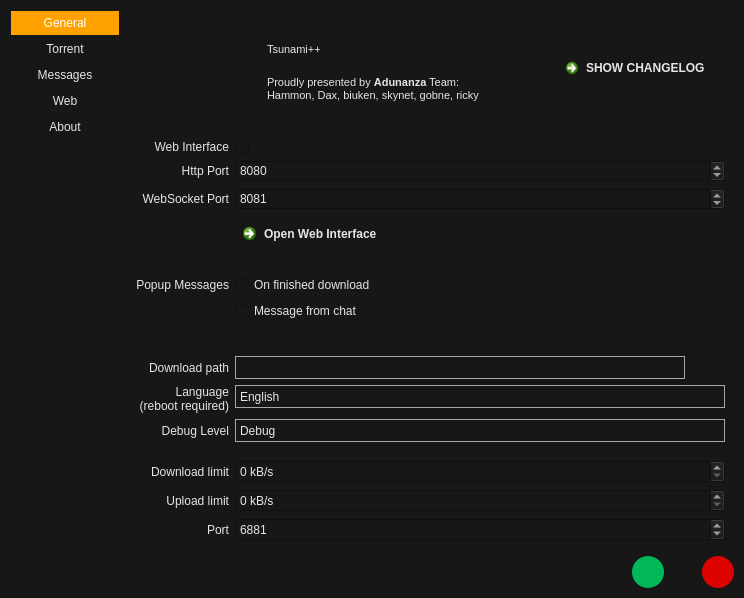
<?xml version="1.0" encoding="UTF-8"?>
<ui version="4.0">
 <class>settingswindow</class>
 <widget class="QWidget" name="settingswindow">
  <property name="geometry">
   <rect>
    <x>0</x>
    <y>0</y>
    <width>744</width>
    <height>598</height>
   </rect>
  </property>
  <property name="minimumSize">
   <size>
    <width>0</width>
    <height>0</height>
   </size>
  </property>
  <property name="windowTitle">
   <string>Form</string>
  </property>
  <property name="styleSheet">
   <string notr="true">* {
	background-color: rgb(23, 23, 23);
	color: rgb(230, 230, 230);
}

#btnSave {
	background:#00B759;
	border: none;
	border-radius: 16px;
}

#btnCancel {
	background:#DC0300;
	border: none;
	border-radius: 16px;
}

QComboBox::drop-down {
	border: none;
}

QComboBox::down-arrow {
	image: url(:/images/arrow.jpg);
}

QComboBox QAbstractItemView {
	border: 2px solid darkgray;
	selection-background-color: lightgray;
}

QListView {
    show-decoration-selected: 1;
}

QListView::item {
	padding:5px;
    text-align:center;
	border: 1px solid rgb(23, 23, 23);
}

QListView::item:selected {
    border: 1px solid rgb(23, 23, 23);
    background: #FFA200;
}

QListView::item:selected:!active {
    border: 1px solid rgb(23, 23, 23);
    background: #FFA200;
}

QListView::item:selected:active {
    border: 1px solid rgb(23, 23, 23);
    background: #FFA200;
}

QListView::item:hover {
    background: #D78900
}</string>
  </property>
  <layout class="QVBoxLayout" name="verticalLayout">
   <property name="leftMargin">
    <number>10</number>
   </property>
   <property name="topMargin">
    <number>10</number>
   </property>
   <property name="rightMargin">
    <number>10</number>
   </property>
   <property name="bottomMargin">
    <number>10</number>
   </property>
   <item>
    <layout class="QVBoxLayout" name="content">
     <item>
      <layout class="QHBoxLayout" name="horizontalLayout_4">
       <property name="spacing">
        <number>0</number>
       </property>
       <item>
        <widget class="QListWidget" name="settingsMenu">
         <property name="maximumSize">
          <size>
           <width>115</width>
           <height>16777215</height>
          </size>
         </property>
         <property name="frameShape">
          <enum>QFrame::NoFrame</enum>
         </property>
         <property name="frameShadow">
          <enum>QFrame::Plain</enum>
         </property>
         <property name="lineWidth">
          <number>0</number>
         </property>
         <property name="verticalScrollBarPolicy">
          <enum>Qt::ScrollBarAlwaysOff</enum>
         </property>
         <property name="horizontalScrollBarPolicy">
          <enum>Qt::ScrollBarAlwaysOff</enum>
         </property>
         <property name="editTriggers">
          <set>QAbstractItemView::NoEditTriggers</set>
         </property>
         <property name="currentRow">
          <number>0</number>
         </property>
         <item>
          <property name="text">
           <string>General</string>
          </property>
          <property name="textAlignment">
           <set>AlignCenter</set>
          </property>
          <property name="flags">
           <set>ItemIsSelectable|ItemIsEnabled</set>
          </property>
         </item>
         <item>
          <property name="text">
           <string>Torrent</string>
          </property>
          <property name="textAlignment">
           <set>AlignCenter</set>
          </property>
          <property name="flags">
           <set>ItemIsSelectable|ItemIsEnabled</set>
          </property>
         </item>
         <item>
          <property name="text">
           <string>Messages</string>
          </property>
          <property name="textAlignment">
           <set>AlignCenter</set>
          </property>
          <property name="flags">
           <set>ItemIsSelectable|ItemIsEnabled</set>
          </property>
         </item>
         <item>
          <property name="text">
           <string>Web</string>
          </property>
          <property name="textAlignment">
           <set>AlignCenter</set>
          </property>
          <property name="flags">
           <set>ItemIsSelectable|ItemIsEnabled</set>
          </property>
         </item>
         <item>
          <property name="text">
           <string>About</string>
          </property>
          <property name="textAlignment">
           <set>AlignCenter</set>
          </property>
          <property name="flags">
           <set>ItemIsSelectable|ItemIsEnabled</set>
          </property>
         </item>
        </widget>
       </item>
       <item>
        <layout class="QVBoxLayout" name="verticalLayout_2">
         <property name="spacing">
          <number>0</number>
         </property>
         <item>
          <widget class="QFrame" name="frameAbout">
           <property name="maximumSize">
            <size>
             <width>16777215</width>
             <height>120</height>
            </size>
           </property>
           <property name="frameShape">
            <enum>QFrame::NoFrame</enum>
           </property>
           <property name="frameShadow">
            <enum>QFrame::Plain</enum>
           </property>
           <property name="lineWidth">
            <number>0</number>
           </property>
           <layout class="QHBoxLayout" name="horizontalLayout_5">
            <item>
             <spacer name="horizontalSpacer_3">
              <property name="orientation">
               <enum>Qt::Horizontal</enum>
              </property>
              <property name="sizeType">
               <enum>QSizePolicy::Fixed</enum>
              </property>
              <property name="sizeHint" stdset="0">
               <size>
                <width>64</width>
                <height>20</height>
               </size>
              </property>
             </spacer>
            </item>
            <item>
             <widget class="QFrame" name="frameLogo">
              <property name="minimumSize">
               <size>
                <width>64</width>
                <height>64</height>
               </size>
              </property>
              <property name="maximumSize">
               <size>
                <width>64</width>
                <height>64</height>
               </size>
              </property>
              <property name="styleSheet">
               <string notr="true">border-image: url(:/images/logo_tsunami_big.ico) 0 0 0 0 stretch stretch;</string>
              </property>
              <property name="frameShape">
               <enum>QFrame::NoFrame</enum>
              </property>
              <property name="frameShadow">
               <enum>QFrame::Plain</enum>
              </property>
             </widget>
            </item>
            <item>
             <widget class="QTextEdit" name="textEdit">
              <property name="frameShape">
               <enum>QFrame::NoFrame</enum>
              </property>
              <property name="frameShadow">
               <enum>QFrame::Plain</enum>
              </property>
              <property name="lineWidth">
               <number>0</number>
              </property>
              <property name="verticalScrollBarPolicy">
               <enum>Qt::ScrollBarAlwaysOff</enum>
              </property>
              <property name="horizontalScrollBarPolicy">
               <enum>Qt::ScrollBarAlwaysOff</enum>
              </property>
              <property name="html">
               <string>&lt;!DOCTYPE HTML PUBLIC &quot;-//W3C//DTD HTML 4.0//EN&quot; &quot;http://www.w3.org/TR/REC-html40/strict.dtd&quot;&gt;
&lt;html&gt;&lt;head&gt;&lt;meta name=&quot;qrichtext&quot; content=&quot;1&quot; /&gt;&lt;style type=&quot;text/css&quot;&gt;
p, li { white-space: pre-wrap; }
&lt;/style&gt;&lt;/head&gt;&lt;body style=&quot; font-family:'.SF NS Text'; font-size:13pt; font-weight:400; font-style:normal;&quot;&gt;
&lt;p style=&quot; margin-top:0px; margin-bottom:0px; margin-left:0px; margin-right:0px; -qt-block-indent:0; text-indent:0px;&quot;&gt;&lt;span style=&quot; font-family:'MS Shell Dlg 2'; font-size:8.25pt;&quot;&gt;&lt;br /&gt;Tsunami++&lt;br /&gt;&lt;br /&gt;Proudly presented by &lt;/span&gt;&lt;span style=&quot; font-family:'MS Shell Dlg 2'; font-size:8.25pt; font-weight:600;&quot;&gt;Adunanza&lt;/span&gt;&lt;span style=&quot; font-family:'MS Shell Dlg 2'; font-size:8.25pt;&quot;&gt; Team:&lt;br /&gt;Hammon, Dax, biuken, skynet, gobne, ricky&lt;/span&gt;&lt;/p&gt;&lt;/body&gt;&lt;/html&gt;</string>
              </property>
              <property name="textInteractionFlags">
               <set>Qt::NoTextInteraction</set>
              </property>
             </widget>
            </item>
            <item>
             <spacer name="horizontalSpacer_4">
              <property name="orientation">
               <enum>Qt::Horizontal</enum>
              </property>
              <property name="sizeHint" stdset="0">
               <size>
                <width>0</width>
                <height>0</height>
               </size>
              </property>
             </spacer>
            </item>
            <item>
             <widget class="QCommandLinkButton" name="commandLinkButton">
              <property name="maximumSize">
               <size>
                <width>16777215</width>
                <height>37</height>
               </size>
              </property>
              <property name="text">
               <string>SHOW CHANGELOG</string>
              </property>
              <property name="iconSize">
               <size>
                <width>15</width>
                <height>15</height>
               </size>
              </property>
             </widget>
            </item>
           </layout>
          </widget>
         </item>
         <item>
          <widget class="QFrame" name="frameWeb">
           <property name="frameShape">
            <enum>QFrame::NoFrame</enum>
           </property>
           <property name="frameShadow">
            <enum>QFrame::Plain</enum>
           </property>
           <property name="lineWidth">
            <number>0</number>
           </property>
           <layout class="QFormLayout" name="formLayout_5">
            <item row="0" column="0">
             <widget class="QLabel" name="lblActivateWeb">
              <property name="minimumSize">
               <size>
                <width>100</width>
                <height>0</height>
               </size>
              </property>
              <property name="text">
               <string>Web Interface</string>
              </property>
              <property name="alignment">
               <set>Qt::AlignRight|Qt::AlignTrailing|Qt::AlignVCenter</set>
              </property>
             </widget>
            </item>
            <item row="0" column="1">
             <widget class="QCheckBox" name="chkActivateWeb">
              <property name="text">
               <string/>
              </property>
             </widget>
            </item>
            <item row="1" column="1">
             <widget class="QSpinBox" name="numWebPort">
              <property name="maximum">
               <number>65535</number>
              </property>
              <property name="value">
               <number>8080</number>
              </property>
             </widget>
            </item>
            <item row="1" column="0">
             <widget class="QLabel" name="lblWebPort">
              <property name="minimumSize">
               <size>
                <width>100</width>
                <height>0</height>
               </size>
              </property>
              <property name="text">
               <string>Http Port</string>
              </property>
              <property name="alignment">
               <set>Qt::AlignRight|Qt::AlignTrailing|Qt::AlignVCenter</set>
              </property>
             </widget>
            </item>
            <item row="2" column="1">
             <widget class="QSpinBox" name="numWebSocketPort">
              <property name="maximum">
               <number>65535</number>
              </property>
              <property name="value">
               <number>8081</number>
              </property>
             </widget>
            </item>
            <item row="2" column="0">
             <widget class="QLabel" name="lblWebSocketPort">
              <property name="minimumSize">
               <size>
                <width>100</width>
                <height>0</height>
               </size>
              </property>
              <property name="text">
               <string>WebSocket Port</string>
              </property>
              <property name="alignment">
               <set>Qt::AlignRight|Qt::AlignTrailing|Qt::AlignVCenter</set>
              </property>
             </widget>
            </item>
            <item row="3" column="1">
             <widget class="QCommandLinkButton" name="btnOpenWeb">
              <property name="text">
               <string>Open Web Interface</string>
              </property>
             </widget>
            </item>
           </layout>
          </widget>
         </item>
         <item>
          <widget class="QFrame" name="frameMessages">
           <property name="frameShape">
            <enum>QFrame::NoFrame</enum>
           </property>
           <property name="frameShadow">
            <enum>QFrame::Plain</enum>
           </property>
           <property name="lineWidth">
            <number>0</number>
           </property>
           <layout class="QFormLayout" name="formLayout_4">
            <item row="0" column="0">
             <widget class="QLabel" name="lblMessages">
              <property name="minimumSize">
               <size>
                <width>100</width>
                <height>0</height>
               </size>
              </property>
              <property name="text">
               <string>Popup Messages</string>
              </property>
              <property name="alignment">
               <set>Qt::AlignRight|Qt::AlignTrailing|Qt::AlignVCenter</set>
              </property>
             </widget>
            </item>
            <item row="0" column="1">
             <widget class="QCheckBox" name="chkMsgDownFinish">
              <property name="text">
               <string>On finished download</string>
              </property>
             </widget>
            </item>
            <item row="1" column="1">
             <widget class="QCheckBox" name="chkMsgNewChat">
              <property name="text">
               <string>Message from chat</string>
              </property>
             </widget>
            </item>
           </layout>
          </widget>
         </item>
         <item>
          <widget class="QFrame" name="frameGeneral">
           <property name="frameShape">
            <enum>QFrame::NoFrame</enum>
           </property>
           <property name="frameShadow">
            <enum>QFrame::Plain</enum>
           </property>
           <property name="lineWidth">
            <number>0</number>
           </property>
           <layout class="QFormLayout" name="formLayout">
            <item row="0" column="1">
             <layout class="QHBoxLayout" name="horizontalLayout_2">
              <property name="spacing">
               <number>0</number>
              </property>
              <item>
               <widget class="QLineEdit" name="txtDownloadPath">
                <property name="enabled">
                 <bool>false</bool>
                </property>
                <property name="minimumSize">
                 <size>
                  <width>450</width>
                  <height>23</height>
                 </size>
                </property>
                <property name="cursor">
                 <cursorShape>ArrowCursor</cursorShape>
                </property>
                <property name="toolTip">
                 <string/>
                </property>
                <property name="styleSheet">
                 <string notr="true">border-color: rgb(168, 168, 168);
border-width:1px;
border-style: solid;</string>
                </property>
                <property name="text">
                 <string/>
                </property>
               </widget>
              </item>
              <item>
               <widget class="QPushButton" name="btnFolder">
                <property name="cursor">
                 <cursorShape>PointingHandCursor</cursorShape>
                </property>
                <property name="toolTip">
                 <string>Click to select download path for torrents</string>
                </property>
                <property name="styleSheet">
                 <string notr="true">color: rgb(0, 0, 0);</string>
                </property>
                <property name="text">
                 <string/>
                </property>
                <property name="icon">
                 <iconset>
                  <normalon>:/images/if_folder_416376.png</normalon>
                 </iconset>
                </property>
                <property name="flat">
                 <bool>true</bool>
                </property>
               </widget>
              </item>
             </layout>
            </item>
            <item row="1" column="0">
             <widget class="QLabel" name="lblLanguage">
              <property name="minimumSize">
               <size>
                <width>100</width>
                <height>0</height>
               </size>
              </property>
              <property name="text">
               <string>Language
(reboot required)</string>
              </property>
              <property name="alignment">
               <set>Qt::AlignRight|Qt::AlignTrailing|Qt::AlignVCenter</set>
              </property>
             </widget>
            </item>
            <item row="1" column="1">
             <widget class="QComboBox" name="cmbLanguage">
              <property name="minimumSize">
               <size>
                <width>150</width>
                <height>23</height>
               </size>
              </property>
              <property name="styleSheet">
               <string>border-color: rgb(168, 168, 168);
border-width:1px;
border-style: solid;</string>
              </property>
              <item>
               <property name="text">
                <string>English</string>
               </property>
              </item>
              <item>
               <property name="text">
                <string>Italian</string>
               </property>
              </item>
             </widget>
            </item>
            <item row="2" column="0">
             <widget class="QLabel" name="lblDebugLevel">
              <property name="minimumSize">
               <size>
                <width>100</width>
                <height>0</height>
               </size>
              </property>
              <property name="text">
               <string>Debug Level</string>
              </property>
              <property name="alignment">
               <set>Qt::AlignRight|Qt::AlignTrailing|Qt::AlignVCenter</set>
              </property>
             </widget>
            </item>
            <item row="2" column="1">
             <widget class="QComboBox" name="cmbDebugLevel">
              <property name="minimumSize">
               <size>
                <width>150</width>
                <height>23</height>
               </size>
              </property>
              <property name="styleSheet">
               <string notr="true">border-color: rgb(168, 168, 168);
border-width:1px;
border-style: solid;</string>
              </property>
              <item>
               <property name="text">
                <string>Debug</string>
               </property>
              </item>
              <item>
               <property name="text">
                <string>Info</string>
               </property>
              </item>
              <item>
               <property name="text">
                <string>Warning</string>
               </property>
              </item>
              <item>
               <property name="text">
                <string>Critical</string>
               </property>
              </item>
              <item>
               <property name="text">
                <string>Fatal</string>
               </property>
              </item>
             </widget>
            </item>
            <item row="0" column="0">
             <widget class="QLabel" name="lblDownloadPath">
              <property name="minimumSize">
               <size>
                <width>100</width>
                <height>0</height>
               </size>
              </property>
              <property name="text">
               <string>Download path</string>
              </property>
              <property name="alignment">
               <set>Qt::AlignRight|Qt::AlignTrailing|Qt::AlignVCenter</set>
              </property>
              <property name="margin">
               <number>0</number>
              </property>
             </widget>
            </item>
           </layout>
          </widget>
         </item>
         <item>
          <widget class="QFrame" name="frameTorrent">
           <property name="frameShape">
            <enum>QFrame::NoFrame</enum>
           </property>
           <property name="frameShadow">
            <enum>QFrame::Plain</enum>
           </property>
           <property name="lineWidth">
            <number>0</number>
           </property>
           <layout class="QFormLayout" name="formLayout_2">
            <item row="0" column="0">
             <widget class="QLabel" name="lblDownLimit">
              <property name="minimumSize">
               <size>
                <width>100</width>
                <height>0</height>
               </size>
              </property>
              <property name="text">
               <string>Download limit</string>
              </property>
              <property name="alignment">
               <set>Qt::AlignRight|Qt::AlignTrailing|Qt::AlignVCenter</set>
              </property>
             </widget>
            </item>
            <item row="0" column="1">
             <widget class="QSpinBox" name="numLimitDown">
              <property name="minimumSize">
               <size>
                <width>120</width>
                <height>23</height>
               </size>
              </property>
              <property name="showGroupSeparator" stdset="0">
               <bool>true</bool>
              </property>
              <property name="suffix">
               <string> kB/s</string>
              </property>
              <property name="maximum">
               <number>100000</number>
              </property>
             </widget>
            </item>
            <item row="1" column="1">
             <widget class="QSpinBox" name="numLimitUp">
              <property name="minimumSize">
               <size>
                <width>120</width>
                <height>23</height>
               </size>
              </property>
              <property name="showGroupSeparator" stdset="0">
               <bool>true</bool>
              </property>
              <property name="suffix">
               <string> kB/s</string>
              </property>
              <property name="maximum">
               <number>100000</number>
              </property>
             </widget>
            </item>
            <item row="1" column="0">
             <widget class="QLabel" name="lblUpLimit">
              <property name="minimumSize">
               <size>
                <width>100</width>
                <height>0</height>
               </size>
              </property>
              <property name="text">
               <string>Upload limit</string>
              </property>
              <property name="alignment">
               <set>Qt::AlignRight|Qt::AlignTrailing|Qt::AlignVCenter</set>
              </property>
             </widget>
            </item>
            <item row="2" column="1">
             <widget class="QSpinBox" name="numPort">
              <property name="minimumSize">
               <size>
                <width>120</width>
                <height>23</height>
               </size>
              </property>
              <property name="minimum">
               <number>1024</number>
              </property>
              <property name="maximum">
               <number>49151</number>
              </property>
              <property name="value">
               <number>6881</number>
              </property>
             </widget>
            </item>
            <item row="2" column="0">
             <widget class="QLabel" name="lblPort">
              <property name="minimumSize">
               <size>
                <width>100</width>
                <height>0</height>
               </size>
              </property>
              <property name="text">
               <string>Port</string>
              </property>
              <property name="alignment">
               <set>Qt::AlignRight|Qt::AlignTrailing|Qt::AlignVCenter</set>
              </property>
             </widget>
            </item>
           </layout>
          </widget>
         </item>
        </layout>
       </item>
      </layout>
     </item>
     <item>
      <layout class="QHBoxLayout" name="horizontalLayout">
       <item>
        <spacer name="horizontalSpacer_2">
         <property name="orientation">
          <enum>Qt::Horizontal</enum>
         </property>
         <property name="sizeHint" stdset="0">
          <size>
           <width>40</width>
           <height>20</height>
          </size>
         </property>
        </spacer>
       </item>
       <item>
        <widget class="QPushButton" name="btnSave">
         <property name="minimumSize">
          <size>
           <width>32</width>
           <height>32</height>
          </size>
         </property>
         <property name="maximumSize">
          <size>
           <width>32</width>
           <height>32</height>
          </size>
         </property>
         <property name="text">
          <string/>
         </property>
         <property name="icon">
          <iconset resource="../resources/resources.qrc">
           <normaloff>:/images/accept.png</normaloff>:/images/accept.png</iconset>
         </property>
         <property name="iconSize">
          <size>
           <width>24</width>
           <height>24</height>
          </size>
         </property>
        </widget>
       </item>
       <item>
        <spacer name="horizontalSpacer">
         <property name="orientation">
          <enum>Qt::Horizontal</enum>
         </property>
         <property name="sizeType">
          <enum>QSizePolicy::Fixed</enum>
         </property>
         <property name="sizeHint" stdset="0">
          <size>
           <width>32</width>
           <height>20</height>
          </size>
         </property>
        </spacer>
       </item>
       <item>
        <widget class="QPushButton" name="btnCancel">
         <property name="minimumSize">
          <size>
           <width>32</width>
           <height>32</height>
          </size>
         </property>
         <property name="maximumSize">
          <size>
           <width>32</width>
           <height>32</height>
          </size>
         </property>
         <property name="text">
          <string/>
         </property>
         <property name="icon">
          <iconset resource="../resources/resources.qrc">
           <normaloff>:/images/cancel.png</normaloff>:/images/cancel.png</iconset>
         </property>
         <property name="iconSize">
          <size>
           <width>32</width>
           <height>32</height>
          </size>
         </property>
        </widget>
       </item>
      </layout>
     </item>
    </layout>
   </item>
  </layout>
 </widget>
 <resources>
  <include location="../resources/resources.qrc"/>
 </resources>
 <connections/>
</ui>
